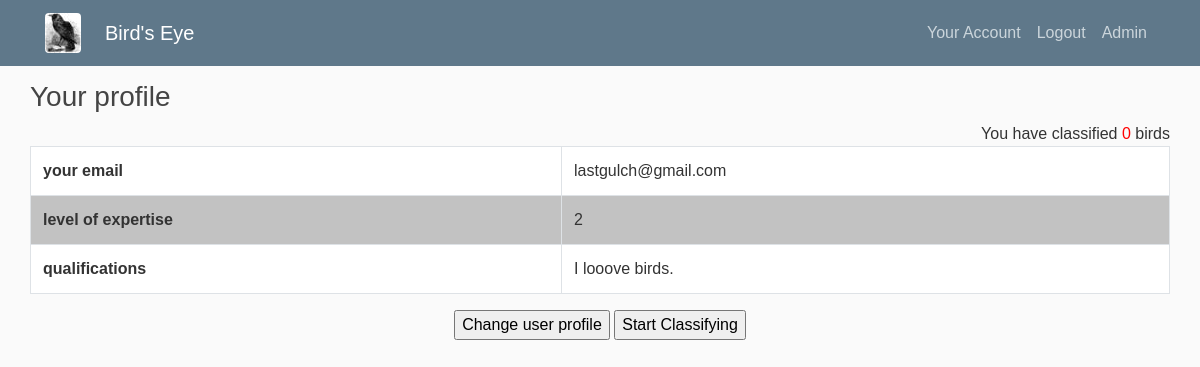
Before: /user/2 (signed in) with the older database file.
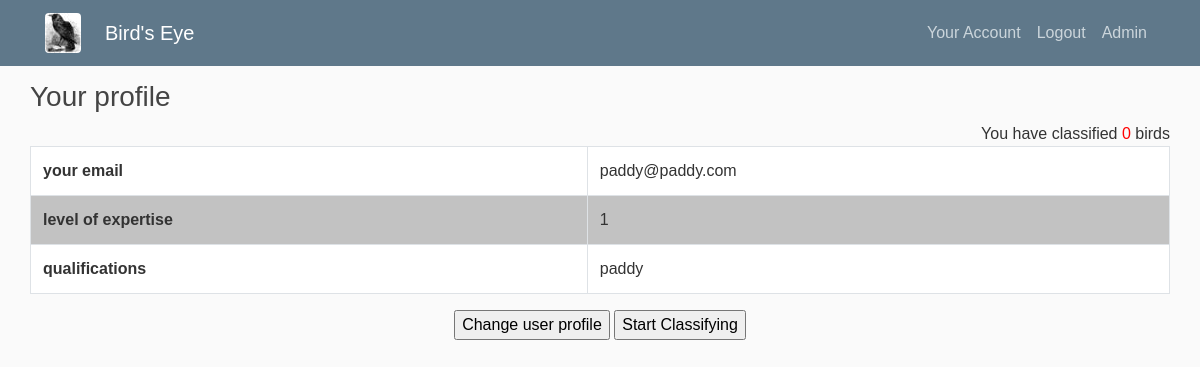
After: the same page with the newer database file.
### classifier/models.py (models this page shows, shortened)
class User(db.Model, UserMixin):
    id = db.Column(db.Integer, primary_key=True)
    email = db.Column(db.String(100), nullable=False, unique=True)
    qualifications = db.Column(db.String(1000), nullable=False)
    expertise = db.Column(db.String(2), nullable=False, default=0)
    date_created = db.Column(db.DateTime, default=datetime.utcnow)
    password = db.Column(db.String(100), )
    images = db.relationship("Image", secondary="classifications", lazy='subquery',
                             backref=db.backref("users", lazy=True))

### classifier/users/routes.py (the view)
@users.route("/user/<int:id>")
@login_required
def user_page(id):
    user = User.query.filter(User.id==id).first()
    num = len(user.images)
    arg_dict={
        "number_classified":num,
        "user":user,
        "id":id,
        "title":"User Page" }
    return render_template("user_page.html", data=arg_dict)

### classifier/models.py (called while the page is built)
@login_manager.user_loader
def load_user(user_id):
    return User.query.get(int(user_id))

### classifier/templates/user_page.html
{% extends "base-template.html" %}
{% block main_content %}
<div>
  <div>
    <h3 class="mr-4">Your profile</h3><span class="float-right">You have classified <span style="color:red">{{ data['number_classified'] }}</span> birds</span>
  </div>
  <div>
    <table class="table table-bordered">
      <tr>
        <th>your email</th>
        <td>{{ data['user'].email }}</td>
      </tr>
      <tr>
        <th>level of expertise</th>
        <td>{{ data['user'].expertise }}</td>
      </tr>
      <tr>
        <th>qualifications</th>
        <td>{{ data['user'].qualifications }}</td>
      </tr>
    </table>
  </div>
    <div class="text-center">
    <a href="{{data['id']}}/edit"><input type="submit" value="Change user profile"></a>
    <a href="{{ url_for('admin.classify', id= data['id'], count=0) }}"><input type="submit" value="Start Classifying"></a>
  </div>
</div>
{% endblock %}

### classifier/templates/base-template.html (shortened to what this page needs)
<!DOCTYPE html>
<html>
<head>
  <link href="https://maxcdn.bootstrapcdn.com/bootstrap/4.0.0/css/bootstrap.min.css"
 rel="stylesheet">
  <link href="{{ url_for('static', filename='main2.css') }}" rel="stylesheet" type="text/css">
</head>
<body class="container-fluid">
<header class="site-header">
  <nav class="navbar navbar-expand-md navbar-dark bg-steel fixed-top">
    <div class="container">
      <a class="navbar-brand mr-4" href="{{ url_for('main.index') }}">
        <img alt="Flower" class="rounded"
             src="{{ url_for('static', filename='site-images/raven_tn.jpg')}}" title="White Flower">
      </a>
      {% if legend %}
      <a class="navbar-brand mr-4" href="{{ url_for('main.index') }}">Bird's Eye</a>
      <span class="article-title muted">- {{ legend }}</span>
      {% else %}
      <a class="navbar-brand mr-4" href="{{ url_for('main.index') }}">Bird's Eye</a>
      {% endif %}
      <div class="collapse navbar-collapse" id="navbarToggle">
        {% if current_user.is_authenticated and current_user.id == 1 %}
        <div class="navbar-nav ml-auto">
          <a class="nav-item nav-link" href="{{ url_for('users.user_page', id=current_user.id) }}">Your Account</a>
          <a class="nav-item nav-link" href="{{ url_for('users.logout') }}">Logout</a>
          <a class="nav-item nav-link" href="{{ url_for('admin.admin_page') }}">Admin</a>
        </div>
        {% elif current_user.is_authenticated %}
        <div class="navbar-nav ml-auto">
          <a class="nav-item nav-link" href="{{ url_for('users.user_page', id=current_user.id) }}">Your Account</a>
          <a class="nav-item nav-link" href="{{ url_for('users.logout') }}">Logout</a>
        </div>
        {% else %}
        <div class="navbar-nav ml-auto">
          <a class="nav-item nav-link" href="{{ url_for('main.start') }}">Getting Started</a>
          <a class="nav-item nav-link" href="{{ url_for('users.create_new') }}">Register</a>
          <a class="nav-item nav-link" href="{{ url_for('users.login_page') }}">Login</a>
        </div>
        {% endif %}
      </div>
    </div>
  </nav>
</header>
<main class="container-fluid">
  {% block main_content %}
  {% endblock %}
</main>
</body>
</html>

### classifier/static/main2.css (style rules this page uses)
body { background: #fafafa; font-family: arial; color: #333333; margin-top: 5rem; }
h1, h2, h3, h4, h5, h6 { color: #444444; }
.bg-steel { background-color: #5f788a; }
.site-header .navbar-nav .nav-link { color: #cbd5db; }
table { #width:100%; }
th, td { text-align:left; padding-left:10px; padding-right:10px; }
tr:nth-child(even) { background-color:#c2c2c2; }
tr:nth-child(odd) { background-color:hsl(0, 100%, 100%); }

Changed rows visible on the page:
changed User: user.email "lastgulch@gmail.com" → "paddy@paddy.com"; user.expertise "2" → "1"; user.qualifications "I looove birds." → "paddy"
